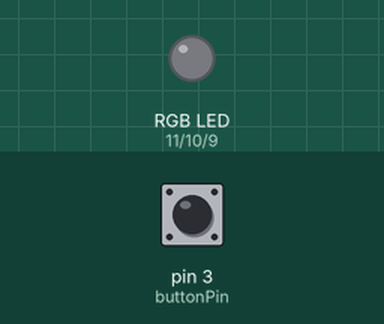
Bench run of a sketch on a simulated Arduino Uno, built with avr-gcc and run on an emulated ATmega328P. Shown: an RGB LED mixed from three pins (HIGH = lit). Inputs (shaded band) come from the test bench; at power-on: pin 3 (buttonPin) HIGH.

Above: at 1.2 s.
1.3 s: pin 3 (buttonPin) pulled LOW for 0.15 s
2.9 s: pin 3 (buttonPin) pulled LOW for 3.2 s
At 3.6 s:
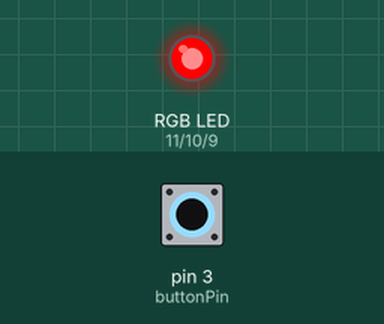
Timing chart, 0 to 7.7 s (numbered marks = the images above; inputs shaded):
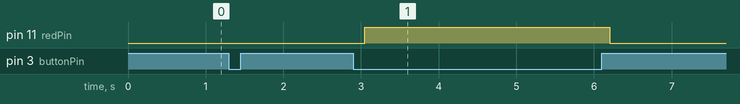

Measured:
- after the input at 2.9 s, pin 11 (redPin): LOW → HIGH after 0.15 s, → LOW 3.2 s later

The sketch:

RGB_LED_push_button_color_change.ino
```cpp
/***********************************************************
File name:   09 RGB LED push button color change.ino Description:
let,RGB LED blinks using push button.*********************************************/
const int buttonPin = 3;
const int redPin = 11;
const int greenPin = 10;
const int bluePin = 9;
int counter = 0;
void setup()
{
pinMode(buttonPin, INPUT);
pinMode(redPin, OUTPUT);
pinMode(greenPin, OUTPUT);
pinMode(bluePin, OUTPUT);
}
void loop()
{
int buttonState;
buttonState = digitalRead(buttonPin);
if (buttonState == LOW) // light the LED
{
counter++;
delay(150);
}
if (counter == 0)
{
digitalWrite(redPin, LOW);
digitalWrite(greenPin, LOW);
digitalWrite(bluePin, LOW);
}
else if (counter == 1)
{
digitalWrite(redPin, HIGH);
digitalWrite(greenPin, LOW);
digitalWrite(bluePin, LOW);
}
else if (counter == 2)
{
digitalWrite(redPin, LOW);
digitalWrite(greenPin, HIGH);
digitalWrite(bluePin, LOW);
}
else if (counter == 3)
{
digitalWrite(redPin, LOW);
digitalWrite(greenPin, LOW);
digitalWrite(bluePin, HIGH);
}
{
counter = 0;
}
}
```
